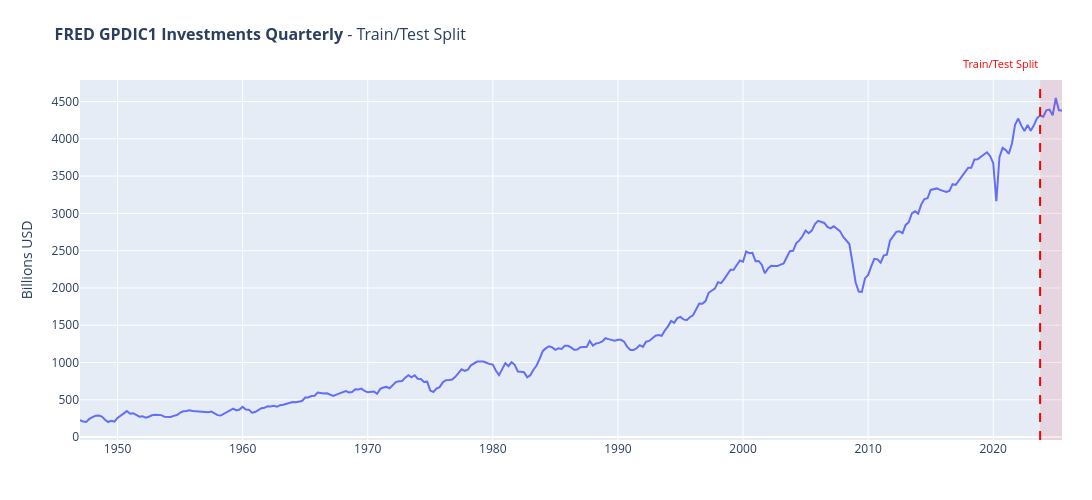

The notebook cell this image was saved under:
### Code cell
# 2. Data Loading and Configuration

# Dataset configuration
DATASET_CONFIG = {
    "file_path": "../datasets/fred_gpdic1_investments_quarterly.csv",
    "time_column": "timestamp",
    "target_column": "investments",
    "frequency": "QS",
    "test_periods": 8,
    "seasonal_period": 4,
    "name": "FRED GPDIC1 Investments Quarterly",
    "value_unit": "Billions USD",
}

# Load and process data
globals().update(get_prepared_data(DATASET_CONFIG))

# Visualize the data split
fig_split = plot_data_split(train, test, DATASET_CONFIG, series=series)

if fig_split:
    fig_split.show()

### Figure 1 — Plotly figure (JSON) as saved in the notebook; plotly's stock layout.template omitted (floating-point values rounded to 4 significant figures; data arrays with more than 128 entries replaced by an {"elided": "..."} marker saying what was removed)
{"data": [{"line": {"width": 2}, "mode": "lines", "name": "Full Series", "type": "scatter", "x": {"elided": "315 str values"}, "y": {"elided": "315 float values"}}], "layout": {"annotations": [{"bgcolor": "rgba(255,255,255,0.75)", "font": {"color": "red", "size": 11}, "showarrow": false, "text": "Train/Test Split", "x": "2023-10-01T00:00:00", "xanchor": "right", "xref": "x", "y": 1.02, "yanchor": "bottom", "yref": "paper"}], "height": 500, "legend": {"orientation": "h", "x": 0, "y": 1.08}, "margin": {"b": 60, "l": 80, "r": 30, "t": 80}, "shapes": [{"fillcolor": "rgba(220, 53, 69, 0.12)", "line": {"width": 0}, "type": "rect", "x0": "2023-10-01T00:00:00", "x1": "2025-07-01T00:00:00", "xref": "x", "y0": 0, "y1": 1, "yref": "y domain"}, {"line": {"color": "red", "dash": "dash"}, "type": "line", "x0": "2023-10-01T00:00:00", "x1": "2023-10-01T00:00:00", "xref": "x", "y0": 0, "y1": 1, "yref": "y domain"}], "title": {"font": {"size": 16}, "text": "<b>FRED GPDIC1 Investments Quarterly</b> - Train/Test Split"}, "width": 1700, "yaxis": {"title": {"text": "Billions USD"}}}}
